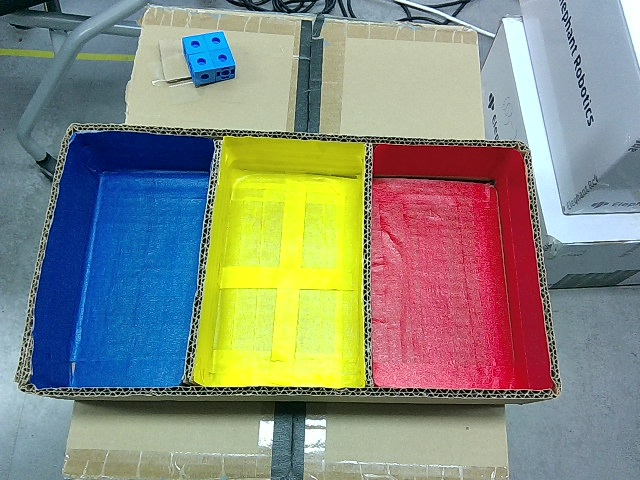
#> input picture box_data/photo_10.jpg, 640 x 480 px, given in place of the camera
$ python color_detector.py
#> lines starting #> are read from the running program, lines starting #| are printed output that depends on the picture; after the words box and inside, x2 and y2 are one past the last pixel; in counts of white or black regions, pixels touching at a corner belong together; long printed decimals are rounded
#> in color_detector, frame is the input picture: shape (480, 640, 3); mean B, G, R 126.8, 138.6, 135.8
import cv2
import numpy as np

class ColorObjectDetector:
    def __init__(self):
        pass

    def find_color_in_image(self, image, *colors):
        # 이미지를 HSV 형식으로 변환
        hsv = cv2.cvtColor(image, cv2.COLOR_BGR2HSV)
#> hsv: shape (480, 640, 3); mean H, S, V 84.9, 115, 170.1

        # 색상 범위 정의
        color_ranges = {
            # 'yellow': (np.array([20, 100, 100]), np.array([30, 255, 255])),
            # 'blue': (np.array([100, 100, 50]), np.array([130, 255, 255])),
            'red': (np.array([170, 100, 100]), np.array([179, 255, 255])),
            # 'green':(np.array([40, 100, 100]), np.array([80, 255, 255])),
            # # 'purple': (np.array([130, 50, 50]), np.array([170, 255, 255])),
        }

        max_area = 0
        max_contour = None
        max_color = None

        # 'random'이 colors에 포함되어 있으면 해당 인수를 제거
        colors = [color for color in colors if color != 'random']

        # 인자로 전달된 색상이 있으면 해당 색상만 검사
        if colors:
            for color_name in colors:
                color_range = color_ranges.get(color_name)
                if color_range is not None:
                    lower, upper = color_range
                    mask = cv2.inRange(hsv, lower, upper)
                    mask = cv2.morphologyEx(mask, cv2.MORPH_OPEN, np.ones((5, 5), np.uint8))
                    contours, _ = cv2.findContours(mask, cv2.RETR_EXTERNAL, cv2.CHAIN_APPROX_SIMPLE)
                    if contours:
                        contour = max(contours, key=cv2.contourArea)
                        contour_area = cv2.contourArea(contour)
                        if contour_area > max_area:
                            max_area = contour_area
                            max_contour = contour
                            max_color = color_name
        else:
            # 인자로 전달된 색상이 없으면 모든 색상을 검사
            for color_name, color_range in color_ranges.items():
                lower, upper = color_range
                mask = cv2.inRange(hsv, lower, upper)
                mask = cv2.morphologyEx(mask, cv2.MORPH_OPEN, np.ones((5, 5), np.uint8))
                contours, _ = cv2.findContours(mask, cv2.RETR_EXTERNAL, cv2.CHAIN_APPROX_SIMPLE)
                if contours:
                    contour = max(contours, key=cv2.contourArea)
                    contour_area = cv2.contourArea(contour)
                    if contour_area > max_area:
                        max_area = contour_area
                        max_contour = contour
                        max_color = color_name
#> this loop made 1 pass
#> (contour_area, max_area) on pass 1: (37689.5, 37689.5)
#> pass 1, in find_color_in_image, `mask = cv2.inRange(hsv, lower, upper)`:
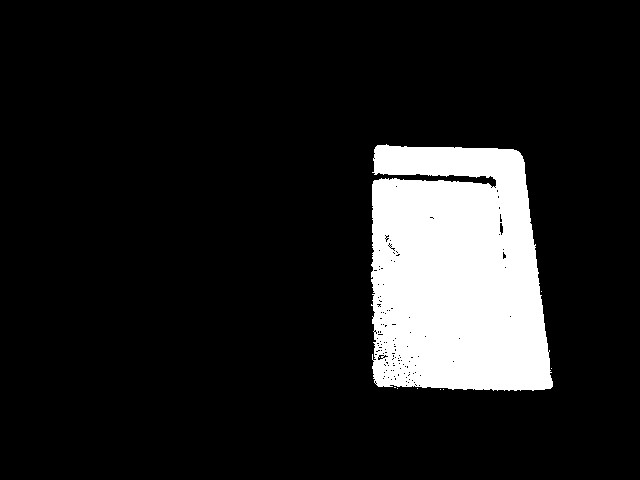
#> mask: shape (480, 640); 12.6% white; 8 white regions (7 under 20 px), largest, box (x1, y1, x2, y2) and area: (371, 144, 553, 391) 38723
#> pass 1, in find_color_in_image, `mask = cv2.morphologyEx(mask, cv2.MORPH_OPEN, np.ones((5, 5), np.uint8))`:
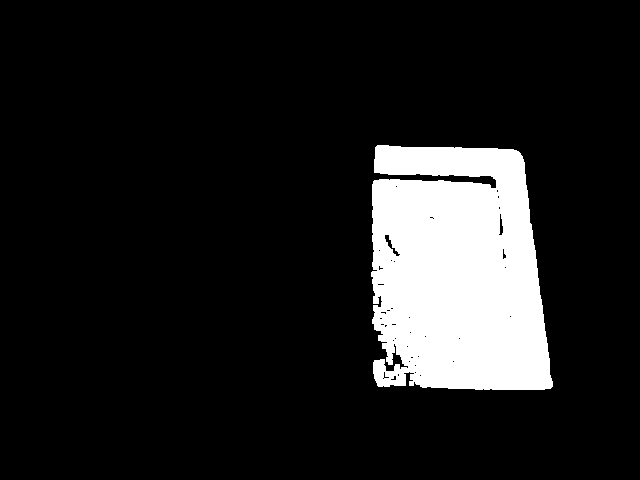
#> mask: shape (480, 640); 12.4% white; 1 white region, box (x1, y1, x2, y2) and area: (371, 145, 553, 390) 38095
#> after the loop, max_area = 37689.5; max_color = 'red'; max_contour = contour of 357 points, box (x1, y1, x2, y2) (371, 145, 553, 390), area 37690

        # 가장 큰 컨투어가 존재하는 경우
        if max_contour is not None:
            # 외곽선을 감싸는 최소 사각형 구하기
            rect = cv2.minAreaRect(max_contour)
#> rect = ((461.5, 267), (244, 181), -90)
            box = cv2.boxPoints(rect)
#> box = [[552, 389], [371, 389], [371, 145], [552, 145]]
            box = np.intp(box)

            # 회전된 네모 박스 그리기
            cv2.drawContours(image, [box], 0, (255, 0, 255), 2)
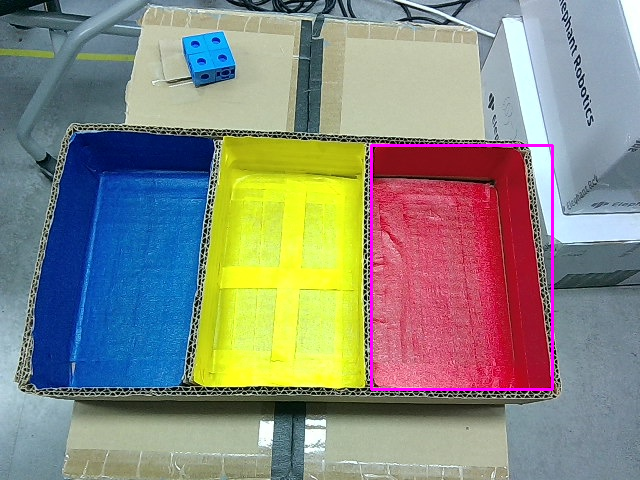
#> image: shape (480, 640, 3); 0.83% of pixels changed, all inside (x1, y1, x2, y2) = (370, 144, 554, 391)

            # 중심 좌표 계산
            center_x = int(rect[0][0])
#> center_x = 461
            center_y = int(rect[0][1])
#> center_y = 267

            length = np.linalg.norm(box[0] - box[1])
#> length = 181

            # 카메라 픽셀 좌표의 중심
            camera_pixel_center_x = 640 // 2
            camera_pixel_center_y = 480 // 2

            # 중심 좌표와 카메라 픽셀 좌표의 중심 간 거리 계산
            distance_x = -(center_x - camera_pixel_center_x) * 0.05 / length
#> distance_x = -0.039
            distance_y = -(center_y - camera_pixel_center_y) * 0.05 / length
#> distance_y = -0.00746

            # 물체가 돌아간 각도 계산
            angle_msg = int(rect[2])
#> angle_msg = -90
            cv2.circle(image, (center_x, center_y), 5, (0, 255, 0), -1)
#> image: shape (480, 640, 3); 0.03% of pixels changed, all inside (x1, y1, x2, y2) = (456, 262, 467, 273)

            return distance_x, distance_y, angle_msg, image, max_color

        # 색상을 찾지 못한 경우
        return 0, 0, 0, image, "no found color"

def color_detector(*colors, img_print=False):
    try:
        detector = ColorObjectDetector()

        # 'random'이 colors에 포함되어 있으면 해당 인수를 제거
        colors = [color for color in colors if color != 'random']

        # 웹캠에서 실시간으로 캡처
        cap = cv2.VideoCapture(0)
        # 해상도 설정
        cap.set(cv2.CAP_PROP_FRAME_WIDTH, 640)
        cap.set(cv2.CAP_PROP_FRAME_HEIGHT, 480)

        ret, frame = cap.read()
        if not ret:
            print("비디오 스트림에서 프레임을 읽을 수 없습니다.")
            return

        result = detector.find_color_in_image(frame, *colors)
#> result = 5 items
        if result is not None:
            distance_x, distance_y, angle, image, found_color = result
#> distance_x = -0.039; distance_y = -0.00746; angle = -90; found_color = 'red'
            print("Color found! Distance X:", distance_x, "Distance Y:", distance_y, "Angle:", angle, "Color:", found_color)
#| Color found! Distance X: -0.03895 Distance Y: -0.007459 Angle: -90 Color: red
            # 이미지를 보여줌
            if img_print:
                cv2.imshow('Detected Image', image)
                cv2.waitKey(0)  # 키 입력을 기다림
                cv2.destroyAllWindows()  # 창을 닫음
            return distance_x, distance_y, angle, found_color

    except KeyboardInterrupt:
        pass

# 코드 실행
if __name__ == "__main__":
    color1 = 'random'
    color_detector(color1, img_print=True)

$ run again, on box_data/photo_117.jpg
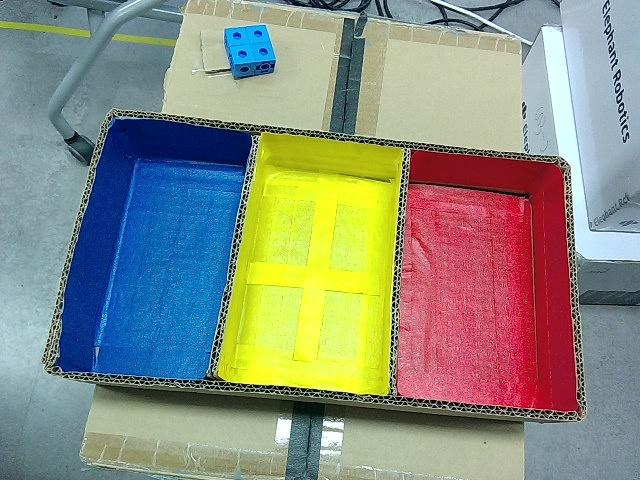
#> input picture box_data/photo_117.jpg, 640 x 480 px, given in place of the camera
#> in color_detector, frame is the input picture: shape (480, 640, 3); mean B, G, R 127.3, 142.5, 138.4
#> hsv: shape (480, 640, 3); mean H, S, V 84.6, 115.6, 172.9
#> the loop in find_color_in_image, `for color_name, color_range in color_ranges.items():` made 1 pass
#> (contour_area, max_area) on pass 1: (38848, 38848)
#> pass 1, in find_color_in_image, `mask = cv2.morphologyEx(mask, cv2.MORPH_OPEN, np.ones((5, 5), np.uint8))`:
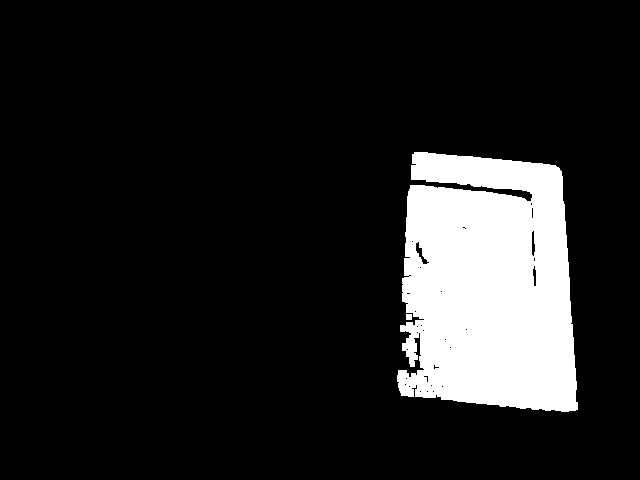
#> mask: shape (480, 640); 12.8% white; 2 white regions, box (x1, y1, x2, y2) and area: (397, 152, 578, 412) 39254, (406, 314, 412, 320) 36
#> after the loop in find_color_in_image, `for color_name, color_range in color_ranges.items():`: max_area = 38848; max_color = 'red'; max_contour = contour of 361 points, box (x1, y1, x2, y2) (397, 152, 578, 412), area 38848
#> rect = ((492.7, 281.4), (251.8, 181.5), -87.05)
#> in find_color_in_image, `box = cv2.boxPoints(rect)`: box = [[576.9, 411.8], [395.6, 402.5], [408.5, 151], [589.8, 160.4]]
#> in find_color_in_image, `box = np.intp(box)`: box = [[576, 411], [395, 402], [408, 151], [589, 160]]
#> in find_color_in_image, `cv2.drawContours(image, [box], 0, (255, 0, 255), 2)`:
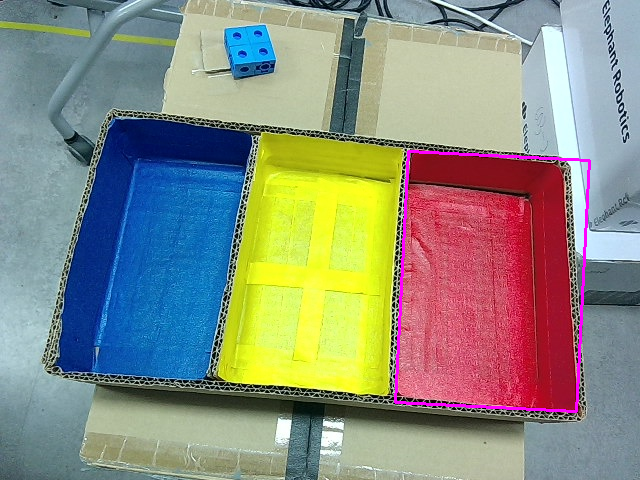
#> image: shape (480, 640, 3); 0.84% of pixels changed, all inside (x1, y1, x2, y2) = (394, 150, 591, 413)
#> center_x = 492
#> center_y = 281
#> length = 181.2
#> in find_color_in_image, `distance_x = -(center_x - camera_pixel_center_x) * 0.05 / length`: distance_x = -0.0475
#> in find_color_in_image, `distance_y = -(center_y - camera_pixel_center_y) * 0.05 / length`: distance_y = -0.0113
#> angle_msg = -87
#> result = 5 items
#> in color_detector, `distance_x, distance_y, angle, image, found_color = result`: distance_x = -0.0475; distance_y = -0.0113; angle = -87; found_color = 'red'
#| Color found! Distance X: -0.04746 Distance Y: -0.01131 Angle: -87 Color: red

$ run again, on box_data/photo_133.jpg
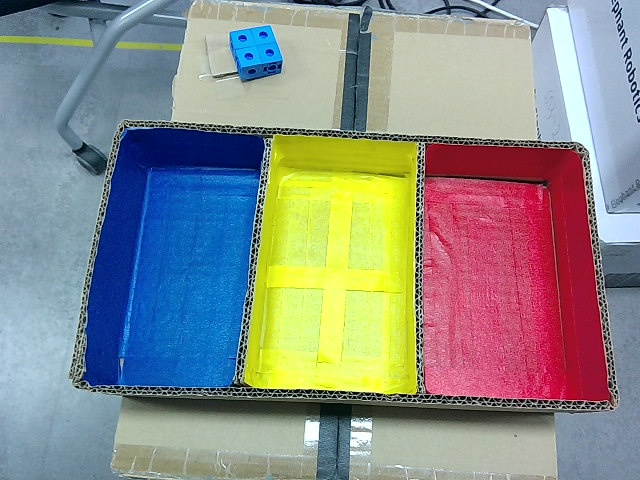
#> input picture box_data/photo_133.jpg, 640 x 480 px, given in place of the camera
#> in color_detector, frame is the input picture: shape (480, 640, 3); mean B, G, R 137.1, 141.1, 138.9
#> hsv: shape (480, 640, 3); mean H, S, V 88.6, 113.8, 176.9
#> the loop in find_color_in_image, `for color_name, color_range in color_ranges.items():` made 1 pass
#> (contour_area, max_area) on pass 1: (41043.5, 41043.5)
#> pass 1, in find_color_in_image, `mask = cv2.morphologyEx(mask, cv2.MORPH_OPEN, np.ones((5, 5), np.uint8))`:
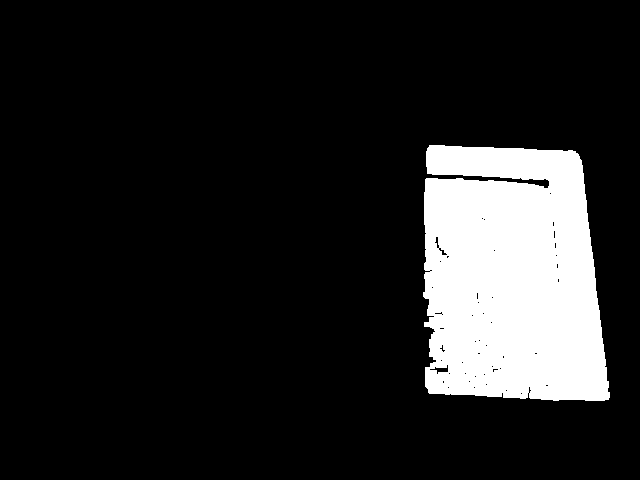
#> mask: shape (480, 640); 13.5% white; 1 white region, box (x1, y1, x2, y2) and area: (423, 145, 610, 401) 41400
#> after the loop in find_color_in_image, `for color_name, color_range in color_ranges.items():`: max_area = 41043.5; max_color = 'red'; max_contour = contour of 266 points, box (x1, y1, x2, y2) (423, 145, 610, 401), area 41044
#> rect = ((516, 272.5), (255, 186), -90)
#> box = [[609, 400], [423, 400], [423, 145], [609, 145]]
#> in find_color_in_image, `cv2.drawContours(image, [box], 0, (255, 0, 255), 2)`:
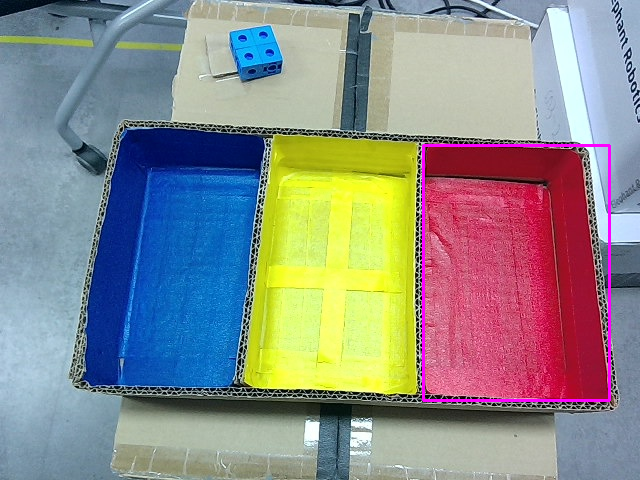
#> image: shape (480, 640, 3); 0.86% of pixels changed, all inside (x1, y1, x2, y2) = (422, 144, 611, 402)
#> center_x = 516
#> center_y = 272
#> length = 186
#> in find_color_in_image, `distance_x = -(center_x - camera_pixel_center_x) * 0.05 / length`: distance_x = -0.0527
#> in find_color_in_image, `distance_y = -(center_y - camera_pixel_center_y) * 0.05 / length`: distance_y = -0.0086
#> angle_msg = -90
#> result = 5 items
#> in color_detector, `distance_x, distance_y, angle, image, found_color = result`: distance_x = -0.0527; distance_y = -0.0086; angle = -90; found_color = 'red'
#| Color found! Distance X: -0.05269 Distance Y: -0.008602 Angle: -90 Color: red
